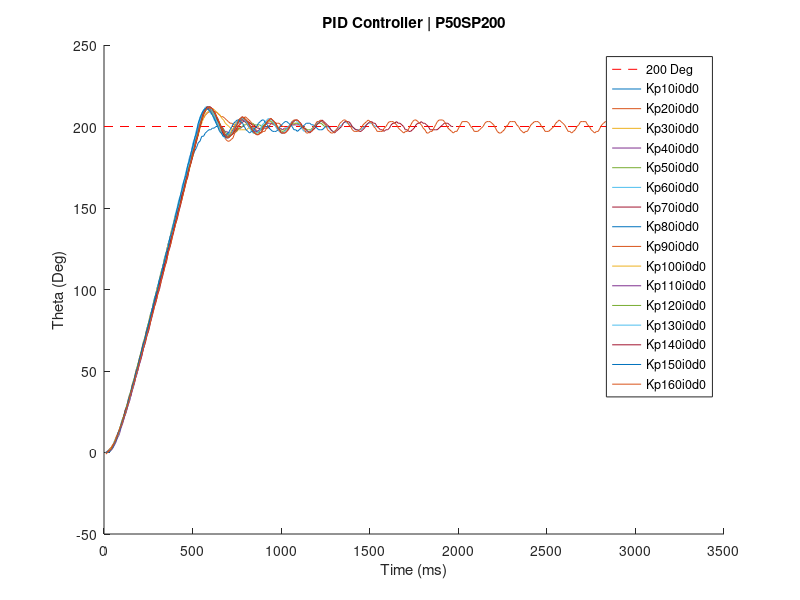

Recreate this plot in MATLAB.
 figure(1);
hold on;
xlabel('Time (ms)');
ylabel('Theta (Deg)');
title('PID Controller | P50SP200');
plot([0 3000], [200 200], 'r--');
Kp10i0d0 = [10.0, 0; 20.0, 1; 30.0, 1; 40.0, 3; 50.0, 4; 60.0, 7; 70.0, 9; 80.0, 12; 90.0, 15; 100.0, 19; 110.0, 22; 120.0, 26; 130.0, 29; 140.0, 34; 150.0, 36; 160.0, 41; 170.0, 44; 180.0, 50; 190.0, 53; 200.0, 58; 210.0, 61; 220.0, 66; 230.0, 70; 240.0, 75; 250.0, 78; 260.0, 83; 270.0, 87; 280.0, 92; 290.0, 96; 300.0, 101; 310.0, 104; 320.0, 109; 330.0, 113; 340.0, 118; 350.0, 122; 360.0, 127; 370.0, 130; 380.0, 135; 390.0, 138; 400.0, 144; 410.0, 147; 420.0, 152; 430.0, 155; 440.0, 160; 450.0, 164; 460.0, 168; 470.0, 171; 480.0, 176; 490.0, 178; 502.0, 182; 512.0, 185; 522.0, 187; 532.0, 190; 542.0, 191; 552.0, 194; 562.0, 194; 572.0, 196; 582.0, 197; 592.0, 198; 602.0, 198; 612.0, 199; 622.0, 199; 632.0, 200; 642.0, 200; ];
plot(Kp10i0d0(:,1),Kp10i0d0(:,2))
% y = max(Kp10i0d0(:,2));
% x = Kp10i0d0(find(Kp10i0d0(:,2) == max(y), 1, 'first'));
% text(x, y, 'Kp10i0d0');
% pause;

Kp20i0d0 = [10.0, 0; 20.0, 0; 30.0, 1; 42.0, 2; 52.0, 5; 62.0, 6; 72.0, 10; 82.0, 12; 92.0, 16; 102.0, 18; 112.0, 22; 122.0, 25; 132.0, 30; 142.0, 33; 152.0, 38; 162.0, 41; 172.0, 46; 182.0, 49; 192.0, 54; 210.0, 60; 242.0, 74; 262.0, 82; 272.0, 88; 282.0, 91; 292.0, 96; 302.0, 100; 312.0, 105; 322.0, 108; 332.0, 114; 342.0, 117; 352.0, 122; 362.0, 126; 372.0, 131; 382.0, 134; 392.0, 140; 402.0, 143; 412.0, 148; 422.0, 152; 432.0, 157; 442.0, 160; 452.0, 166; 462.0, 169; 472.0, 174; 482.0, 178; 492.0, 183; 502.0, 186; 512.0, 191; 522.0, 194; 532.0, 198; 542.0, 201; 552.0, 204; 562.0, 205; 572.0, 207; 582.0, 208; 592.0, 209; 602.0, 209; 612.0, 209; 622.0, 209; 632.0, 209; 642.0, 208; 652.0, 207; 662.0, 206; 672.0, 206; 682.0, 205; 692.0, 204; 702.0, 203; 712.0, 202; 722.0, 202; 732.0, 201; 742.0, 201; 752.0, 200; 762.0, 200; ];
plot(Kp20i0d0(:,1),Kp20i0d0(:,2))
% y = max(Kp20i0d0(:,2));
% x = Kp20i0d0(find(Kp20i0d0(:,2) == max(y), 1, 'first'));
% text(x, y, 'Kp20i0d0');
% pause;

Kp30i0d0 = [13.0, 0; 23.0, 0; 33.0, 1; 43.0, 2; 53.0, 4; 63.0, 6; 73.0, 9; 83.0, 11; 93.0, 15; 103.0, 18; 113.0, 22; 123.0, 24; 133.0, 29; 143.0, 32; 153.0, 37; 163.0, 40; 173.0, 45; 183.0, 48; 193.0, 53; 203.0, 57; 213.0, 62; 223.0, 65; 233.0, 70; 243.0, 74; 253.0, 79; 263.0, 82; 273.0, 87; 283.0, 90; 293.0, 96; 303.0, 99; 313.0, 104; 323.0, 107; 333.0, 112; 343.0, 116; 353.0, 121; 363.0, 124; 373.0, 129; 383.0, 132; 393.0, 137; 403.0, 140; 413.0, 146; 423.0, 149; 433.0, 154; 443.0, 157; 453.0, 162; 463.0, 166; 473.0, 171; 483.0, 174; 493.0, 179; 503.0, 182; 513.0, 188; 525.0, 192; 535.0, 196; 545.0, 200; 555.0, 203; 565.0, 206; 575.0, 208; 585.0, 209; 595.0, 210; 605.0, 211; 615.0, 211; 625.0, 210; 635.0, 209; 645.0, 208; 655.0, 207; 665.0, 205; 675.0, 204; 685.0, 202; 695.0, 201; 705.0, 200; 715.0, 199; 725.0, 198; 735.0, 198; 745.0, 198; 755.0, 198; 765.0, 198; 775.0, 198; 785.0, 198; 795.0, 198; 805.0, 198; 815.0, 199; 825.0, 199; 835.0, 199; 845.0, 199; 855.0, 199; 865.0, 200; 875.0, 200; ];
plot(Kp30i0d0(:,1),Kp30i0d0(:,2))
% y = max(Kp30i0d0(:,2));
% x = Kp30i0d0(find(Kp30i0d0(:,2) == max(y), 1, 'first'));
% text(x, y, 'Kp30i0d0');
% pause;

Kp40i0d0 = [11.0, 0; 21.0, 0; 31.0, 1; 42.0, 2; 52.0, 4; 62.0, 7; 72.0, 9; 82.0, 12; 92.0, 15; 102.0, 19; 112.0, 22; 122.0, 26; 132.0, 29; 142.0, 34; 152.0, 37; 162.0, 42; 172.0, 45; 182.0, 50; 192.0, 53; 202.0, 58; 212.0, 62; 222.0, 67; 232.0, 70; 242.0, 76; 252.0, 79; 262.0, 84; 272.0, 88; 282.0, 93; 292.0, 96; 302.0, 101; 312.0, 105; 322.0, 110; 332.0, 114; 342.0, 119; 352.0, 122; 362.0, 128; 372.0, 131; 382.0, 136; 392.0, 140; 402.0, 145; 412.0, 148; 422.0, 154; 432.0, 157; 442.0, 162; 452.0, 166; 462.0, 171; 472.0, 175; 482.0, 180; 492.0, 184; 502.0, 189; 512.0, 192; 522.0, 197; 532.0, 200; 542.0, 205; 552.0, 207; 562.0, 209; 572.0, 210; 582.0, 211; 592.0, 211; 602.0, 210; 612.0, 209; 622.0, 207; 632.0, 206; 642.0, 203; 652.0, 202; 662.0, 200; 672.0, 199; 682.0, 197; 692.0, 197; 702.0, 196; 712.0, 196; 722.0, 196; 732.0, 197; 742.0, 197; 752.0, 198; 762.0, 199; 772.0, 199; 782.0, 200; 792.0, 200; ];
plot(Kp40i0d0(:,1),Kp40i0d0(:,2))
% y = max(Kp40i0d0(:,2));
% x = Kp40i0d0(find(Kp40i0d0(:,2) == max(y), 1, 'first'));
% text(x, y, 'Kp40i0d0');
% pause;

Kp50i0d0 = [10.0, 0; 20.0, 0; 30.0, 1; 40.0, 2; 50.0, 4; 60.0, 6; 70.0, 9; 80.0, 12; 90.0, 14; 100.0, 18; 110.0, 21; 120.0, 25; 130.0, 29; 140.0, 33; 150.0, 36; 160.0, 41; 170.0, 44; 180.0, 49; 190.0, 52; 200.0, 57; 210.0, 61; 220.0, 65; 230.0, 69; 240.0, 74; 250.0, 77; 260.0, 82; 270.0, 85; 280.0, 90; 290.0, 93; 300.0, 98; 310.0, 102; 320.0, 107; 330.0, 110; 340.0, 115; 350.0, 118; 360.0, 123; 370.0, 127; 380.0, 132; 390.0, 135; 400.0, 140; 410.0, 144; 420.0, 149; 430.0, 152; 440.0, 157; 450.0, 161; 460.0, 166; 470.0, 169; 480.0, 174; 490.0, 178; 500.0, 183; 510.0, 187; 520.0, 192; 530.0, 195; 540.0, 200; 550.0, 203; 560.0, 207; 570.0, 209; 580.0, 211; 590.0, 211; 600.0, 211; 610.0, 210; 620.0, 208; 630.0, 207; 640.0, 205; 650.0, 203; 660.0, 200; 670.0, 199; 680.0, 197; 690.0, 196; 700.0, 195; 710.0, 195; 720.0, 195; 730.0, 196; 740.0, 197; 750.0, 197; 760.0, 199; 770.0, 199; 780.0, 200; 790.0, 201; 800.0, 201; 810.0, 202; 820.0, 202; 830.0, 202; 840.0, 202; 850.0, 201; 860.0, 201; 870.0, 201; 880.0, 201; 890.0, 200; 900.0, 200; ];
plot(Kp50i0d0(:,1),Kp50i0d0(:,2))
% y = max(Kp50i0d0(:,2));
% x = Kp50i0d0(find(Kp50i0d0(:,2) == max(y), 1, 'first'));
% text(x, y, 'Kp50i0d0');
% pause;

Kp60i0d0 = [10.0, 0; 20.0, 1; 30.0, 2; 42.0, 3; 52.0, 5; 62.0, 8; 72.0, 10; 82.0, 13; 92.0, 16; 102.0, 20; 112.0, 22; 122.0, 27; 132.0, 30; 142.0, 35; 152.0, 38; 162.0, 43; 172.0, 46; 182.0, 51; 192.0, 54; 202.0, 59; 212.0, 63; 222.0, 68; 232.0, 71; 242.0, 76; 252.0, 80; 262.0, 85; 272.0, 88; 282.0, 94; 292.0, 97; 302.0, 102; 312.0, 106; 322.0, 111; 332.0, 114; 342.0, 120; 352.0, 123; 362.0, 128; 372.0, 132; 382.0, 137; 392.0, 141; 402.0, 146; 412.0, 150; 422.0, 155; 432.0, 158; 442.0, 164; 452.0, 167; 462.0, 172; 472.0, 176; 482.0, 181; 492.0, 184; 502.0, 190; 512.0, 193; 522.0, 198; 532.0, 202; 542.0, 206; 552.0, 208; 562.0, 210; 572.0, 211; 582.0, 211; 592.0, 210; 602.0, 208; 612.0, 207; 622.0, 204; 632.0, 203; 642.0, 200; 652.0, 198; 662.0, 196; 672.0, 196; 682.0, 195; 692.0, 195; 702.0, 196; 712.0, 196; 722.0, 197; 732.0, 198; 742.0, 200; 752.0, 200; ];
plot(Kp60i0d0(:,1),Kp60i0d0(:,2))
% y = max(Kp60i0d0(:,2));
% x = Kp60i0d0(find(Kp60i0d0(:,2) == max(y), 1, 'first'));
% text(x, y, 'Kp60i0d0');
% pause;

Kp70i0d0 = [13.0, 0; 23.0, 1; 33.0, 1; 43.0, 3; 53.0, 4; 63.0, 7; 73.0, 9; 83.0, 12; 93.0, 15; 103.0, 18; 113.0, 21; 123.0, 25; 133.0, 28; 143.0, 33; 153.0, 35; 163.0, 40; 173.0, 43; 183.0, 48; 193.0, 51; 203.0, 56; 213.0, 59; 223.0, 64; 233.0, 67; 243.0, 72; 253.0, 75; 263.0, 80; 273.0, 84; 283.0, 89; 293.0, 92; 303.0, 97; 313.0, 100; 323.0, 105; 333.0, 109; 343.0, 114; 353.0, 117; 363.0, 123; 373.0, 126; 383.0, 131; 393.0, 135; 403.0, 140; 413.0, 143; 423.0, 148; 433.0, 152; 443.0, 157; 453.0, 161; 463.0, 166; 473.0, 169; 483.0, 175; 493.0, 178; 503.0, 183; 513.0, 187; 525.0, 192; 535.0, 197; 545.0, 201; 555.0, 205; 565.0, 208; 575.0, 210; 585.0, 211; 595.0, 212; 605.0, 211; 615.0, 210; 625.0, 209; 635.0, 206; 645.0, 204; 655.0, 201; 665.0, 199; 675.0, 197; 685.0, 195; 695.0, 194; 705.0, 194; 715.0, 195; 725.0, 195; 735.0, 197; 745.0, 198; 755.0, 200; 765.0, 201; 775.0, 202; 785.0, 203; 795.0, 203; 805.0, 203; 815.0, 203; 825.0, 202; 835.0, 201; 845.0, 201; 855.0, 200; 865.0, 199; 875.0, 199; 885.0, 198; 895.0, 198; 905.0, 199; 915.0, 199; 925.0, 199; 935.0, 200; 945.0, 200; ];
plot(Kp70i0d0(:,1),Kp70i0d0(:,2))
% y = max(Kp70i0d0(:,2));
% x = Kp70i0d0(find(Kp70i0d0(:,2) == max(y), 1, 'first'));
% text(x, y, 'Kp70i0d0');
% pause;

Kp80i0d0 = [12.0, 0; 22.0, 0; 32.0, 1; 42.0, 2; 52.0, 4; 62.0, 6; 72.0, 9; 82.0, 11; 92.0, 15; 102.0, 18; 112.0, 22; 122.0, 25; 139.0, 31; 149.0, 36; 159.0, 39; 169.0, 44; 179.0, 47; 189.0, 52; 199.0, 55; 209.0, 60; 219.0, 64; 229.0, 69; 239.0, 72; 249.0, 78; 259.0, 81; 269.0, 86; 279.0, 90; 289.0, 95; 299.0, 98; 309.0, 104; 319.0, 107; 329.0, 112; 339.0, 116; 349.0, 121; 359.0, 124; 369.0, 130; 379.0, 133; 389.0, 138; 399.0, 142; 409.0, 147; 419.0, 151; 429.0, 156; 439.0, 159; 449.0, 164; 459.0, 168; 469.0, 173; 479.0, 176; 489.0, 181; 499.0, 185; 509.0, 190; 519.0, 193; 529.0, 198; 539.0, 201; 549.0, 206; 559.0, 208; 569.0, 210; 579.0, 211; 589.0, 211; 599.0, 210; 609.0, 209; 619.0, 207; 629.0, 204; 639.0, 202; 649.0, 200; 659.0, 198; 669.0, 196; 679.0, 195; 689.0, 194; 699.0, 194; 709.0, 195; 719.0, 196; 729.0, 198; 739.0, 200; 749.0, 202; 759.0, 202; 769.0, 204; 779.0, 204; 789.0, 204; 799.0, 203; 809.0, 202; 819.0, 201; 829.0, 200; 839.0, 199; 849.0, 198; 859.0, 197; 869.0, 197; 879.0, 198; 889.0, 198; 899.0, 199; 909.0, 200; 919.0, 200; ];
plot(Kp80i0d0(:,1),Kp80i0d0(:,2))
% y = max(Kp80i0d0(:,2));
% x = Kp80i0d0(find(Kp80i0d0(:,2) == max(y), 1, 'first'));
% text(x, y, 'Kp80i0d0');
% pause;

Kp90i0d0 = [10.0, 0; 20.0, 0; 30.0, 2; 40.0, 3; 50.0, 5; 60.0, 6; 70.0, 10; 80.0, 12; 90.0, 15; 100.0, 18; 110.0, 22; 120.0, 25; 130.0, 29; 140.0, 32; 150.0, 36; 160.0, 40; 170.0, 44; 180.0, 48; 190.0, 52; 200.0, 56; 210.0, 60; 220.0, 64; 230.0, 69; 240.0, 72; 250.0, 77; 260.0, 81; 270.0, 86; 280.0, 89; 290.0, 94; 300.0, 98; 310.0, 103; 320.0, 106; 330.0, 112; 340.0, 115; 350.0, 120; 360.0, 124; 370.0, 129; 380.0, 132; 390.0, 138; 400.0, 141; 410.0, 146; 420.0, 150; 430.0, 155; 440.0, 159; 450.0, 164; 460.0, 168; 470.0, 173; 480.0, 176; 490.0, 182; 501.0, 185; 511.0, 190; 521.0, 194; 531.0, 199; 541.0, 202; 551.0, 207; 561.0, 209; 571.0, 211; 581.0, 212; 591.0, 212; 601.0, 212; 611.0, 210; 621.0, 209; 631.0, 206; 641.0, 204; 651.0, 201; 668.0, 197; 678.0, 194; 688.0, 192; 698.0, 191; 708.0, 191; 718.0, 192; 728.0, 193; 738.0, 196; 748.0, 197; 758.0, 200; 768.0, 202; 778.0, 204; 788.0, 205; 798.0, 206; 808.0, 205; 818.0, 204; 828.0, 203; 838.0, 201; 848.0, 199; 858.0, 198; 868.0, 197; 878.0, 196; 888.0, 196; 898.0, 197; 908.0, 197; 918.0, 199; 928.0, 200; 938.0, 201; 948.0, 202; 958.0, 202; 968.0, 202; 978.0, 202; 988.0, 202; 998.0, 201; 1008.0, 200; 1018.0, 200; ];
plot(Kp90i0d0(:,1),Kp90i0d0(:,2))
% y = max(Kp90i0d0(:,2));
% x = Kp90i0d0(find(Kp90i0d0(:,2) == max(y), 1, 'first'));
% text(x, y, 'Kp90i0d0');
% pause;

Kp100i0d0 = [10.0, 0; 20.0, 0; 30.0, 1; 40.0, 3; 50.0, 4; 60.0, 7; 70.0, 9; 80.0, 12; 90.0, 15; 100.0, 19; 110.0, 22; 120.0, 26; 130.0, 29; 140.0, 34; 150.0, 37; 160.0, 42; 170.0, 45; 180.0, 50; 190.0, 53; 200.0, 58; 210.0, 62; 220.0, 67; 230.0, 70; 240.0, 75; 250.0, 79; 260.0, 84; 270.0, 87; 280.0, 92; 290.0, 96; 300.0, 101; 310.0, 104; 320.0, 110; 330.0, 113; 340.0, 118; 350.0, 122; 360.0, 127; 370.0, 130; 380.0, 136; 390.0, 139; 400.0, 144; 410.0, 147; 420.0, 152; 430.0, 156; 440.0, 161; 450.0, 164; 460.0, 169; 470.0, 172; 480.0, 177; 490.0, 180; 501.0, 186; 511.0, 189; 521.0, 194; 531.0, 197; 541.0, 202; 551.0, 205; 561.0, 209; 571.0, 210; 581.0, 211; 591.0, 211; 601.0, 210; 611.0, 209; 621.0, 206; 631.0, 205; 641.0, 202; 651.0, 199; 661.0, 196; 671.0, 195; 681.0, 194; 691.0, 194; 701.0, 194; 711.0, 195; 721.0, 198; 731.0, 199; 741.0, 202; 751.0, 203; 761.0, 204; 771.0, 204; 781.0, 204; 791.0, 204; 801.0, 202; 811.0, 201; 821.0, 199; 831.0, 198; 841.0, 197; 851.0, 196; 861.0, 196; 871.0, 197; 881.0, 198; 891.0, 199; 901.0, 200; 911.0, 201; 921.0, 202; 931.0, 203; 941.0, 203; 951.0, 203; 961.0, 202; 971.0, 201; 981.0, 200; 991.0, 199; 1001.0, 198; 1011.0, 198; 1021.0, 198; 1031.0, 198; 1041.0, 199; 1051.0, 200; 1061.0, 201; 1071.0, 201; 1081.0, 202; 1091.0, 202; 1101.0, 201; 1111.0, 201; 1121.0, 200; 1131.0, 200; ];
plot(Kp100i0d0(:,1),Kp100i0d0(:,2))
% y = max(Kp100i0d0(:,2));
% x = Kp100i0d0(find(Kp100i0d0(:,2) == max(y), 1, 'first'));
% text(x, y, 'Kp100i0d0');
% pause;

Kp110i0d0 = [16.0, 0; 26.0, 0; 36.0, 1; 46.0, 2; 56.0, 4; 66.0, 6; 76.0, 9; 86.0, 11; 96.0, 15; 106.0, 18; 116.0, 22; 126.0, 25; 136.0, 29; 146.0, 32; 156.0, 37; 166.0, 40; 176.0, 45; 186.0, 48; 196.0, 53; 206.0, 56; 216.0, 61; 226.0, 65; 236.0, 70; 246.0, 73; 256.0, 78; 266.0, 82; 276.0, 87; 286.0, 91; 296.0, 96; 306.0, 99; 316.0, 104; 326.0, 108; 336.0, 113; 346.0, 117; 356.0, 122; 366.0, 125; 376.0, 131; 386.0, 134; 396.0, 139; 406.0, 143; 416.0, 148; 426.0, 151; 436.0, 157; 446.0, 160; 456.0, 165; 466.0, 169; 476.0, 174; 486.0, 178; 496.0, 183; 506.0, 187; 516.0, 192; 526.0, 195; 536.0, 201; 546.0, 204; 556.0, 208; 566.0, 210; 576.0, 211; 586.0, 211; 596.0, 211; 606.0, 210; 616.0, 209; 626.0, 207; 636.0, 204; 646.0, 202; 656.0, 199; 666.0, 197; 676.0, 195; 686.0, 194; 696.0, 194; 706.0, 194; 716.0, 195; 726.0, 197; 736.0, 199; 746.0, 201; 756.0, 203; 766.0, 204; 776.0, 204; 786.0, 204; 796.0, 203; 806.0, 202; 816.0, 200; 826.0, 199; 836.0, 198; 846.0, 197; 856.0, 197; 866.0, 197; 876.0, 198; 886.0, 199; 896.0, 200; 906.0, 201; 916.0, 202; 926.0, 202; 936.0, 202; 946.0, 202; 956.0, 201; 966.0, 201; 976.0, 199; 986.0, 199; 996.0, 199; 1008.0, 198; 1018.0, 199; 1028.0, 199; 1038.0, 199; 1048.0, 200; 1058.0, 201; 1068.0, 201; 1078.0, 201; 1088.0, 201; 1098.0, 201; 1108.0, 201; 1118.0, 200; 1128.0, 200; ];
plot(Kp110i0d0(:,1),Kp110i0d0(:,2))
% y = max(Kp110i0d0(:,2));
% x = Kp110i0d0(find(Kp110i0d0(:,2) == max(y), 1, 'first'));
% text(x, y, 'Kp110i0d0');
% pause;

Kp120i0d0 = [10.0, 0; 20.0, 0; 30.0, 1; 40.0, 2; 50.0, 4; 60.0, 6; 70.0, 9; 80.0, 11; 90.0, 15; 100.0, 18; 110.0, 22; 120.0, 25; 130.0, 29; 140.0, 32; 150.0, 37; 160.0, 40; 170.0, 45; 180.0, 48; 190.0, 54; 200.0, 57; 210.0, 62; 220.0, 65; 230.0, 70; 240.0, 74; 250.0, 79; 260.0, 82; 270.0, 87; 280.0, 91; 290.0, 96; 300.0, 99; 310.0, 104; 320.0, 108; 330.0, 113; 340.0, 116; 350.0, 121; 360.0, 124; 370.0, 129; 380.0, 132; 390.0, 138; 400.0, 141; 410.0, 146; 420.0, 149; 430.0, 154; 440.0, 158; 451.0, 162; 461.0, 168; 471.0, 171; 481.0, 176; 491.0, 179; 501.0, 184; 511.0, 188; 521.0, 193; 531.0, 196; 541.0, 201; 551.0, 205; 561.0, 208; 571.0, 210; 581.0, 212; 591.0, 212; 601.0, 211; 611.0, 210; 621.0, 208; 631.0, 206; 641.0, 203; 652.0, 201; 662.0, 198; 672.0, 196; 682.0, 194; 692.0, 193; 702.0, 194; 712.0, 194; 722.0, 196; 732.0, 197; 742.0, 200; 752.0, 202; 762.0, 204; 772.0, 205; 782.0, 205; 792.0, 205; 802.0, 204; 812.0, 202; 822.0, 200; 832.0, 198; 842.0, 196; 853.0, 196; 863.0, 196; 873.0, 196; 883.0, 198; 893.0, 200; 903.0, 201; 913.0, 202; 923.0, 203; 933.0, 204; 943.0, 203; 953.0, 202; 963.0, 201; 973.0, 200; 983.0, 199; 993.0, 198; 1003.0, 197; 1013.0, 197; 1023.0, 198; 1033.0, 199; 1043.0, 199; 1053.0, 201; 1066.0, 202; 1076.0, 202; 1086.0, 202; 1096.0, 202; 1106.0, 201; 1116.0, 200; 1126.0, 199; 1136.0, 199; 1146.0, 198; 1156.0, 198; 1166.0, 198; 1176.0, 199; 1186.0, 200; 1196.0, 201; 1206.0, 202; 1216.0, 202; 1226.0, 202; 1236.0, 201; 1246.0, 200; 1256.0, 200; ];
plot(Kp120i0d0(:,1),Kp120i0d0(:,2))
% y = max(Kp120i0d0(:,2));
% x = Kp120i0d0(find(Kp120i0d0(:,2) == max(y), 1, 'first'));
% text(x, y, 'Kp120i0d0');
% pause;

Kp130i0d0 = [13.0, 0; 23.0, 0; 33.0, 1; 43.0, 2; 53.0, 4; 63.0, 6; 73.0, 9; 83.0, 11; 93.0, 15; 103.0, 18; 113.0, 22; 123.0, 25; 133.0, 29; 143.0, 32; 153.0, 37; 163.0, 40; 173.0, 45; 183.0, 48; 193.0, 53; 203.0, 57; 213.0, 62; 223.0, 65; 233.0, 70; 243.0, 74; 253.0, 79; 263.0, 82; 273.0, 88; 283.0, 91; 293.0, 96; 303.0, 100; 313.0, 105; 323.0, 108; 333.0, 114; 343.0, 117; 353.0, 122; 363.0, 126; 373.0, 131; 383.0, 134; 393.0, 140; 403.0, 143; 413.0, 148; 423.0, 152; 433.0, 157; 443.0, 161; 453.0, 166; 463.0, 170; 473.0, 175; 483.0, 178; 493.0, 184; 503.0, 187; 513.0, 192; 523.0, 196; 533.0, 201; 543.0, 204; 553.0, 208; 563.0, 210; 573.0, 212; 583.0, 212; 593.0, 212; 603.0, 211; 613.0, 209; 623.0, 207; 633.0, 204; 643.0, 202; 653.0, 199; 663.0, 197; 673.0, 194; 683.0, 193; 693.0, 193; 703.0, 193; 713.0, 194; 723.0, 196; 733.0, 198; 743.0, 200; 753.0, 203; 763.0, 204; 773.0, 205; 783.0, 205; 793.0, 204; 803.0, 203; 813.0, 201; 823.0, 199; 833.0, 197; 843.0, 196; 853.0, 196; 863.0, 196; 873.0, 197; 883.0, 198; 893.0, 201; 903.0, 202; 919.0, 204; 929.0, 205; 939.0, 204; 949.0, 204; 959.0, 202; 969.0, 200; 979.0, 198; 989.0, 197; 999.0, 196; 1009.0, 196; 1019.0, 197; 1029.0, 198; 1039.0, 200; 1049.0, 201; 1059.0, 203; 1069.0, 203; 1079.0, 204; 1091.0, 203; 1101.0, 202; 1111.0, 200; 1121.0, 198; 1131.0, 197; 1141.0, 197; 1151.0, 197; 1161.0, 197; 1171.0, 198; 1181.0, 199; 1191.0, 201; 1201.0, 202; 1211.0, 203; 1221.0, 203; 1231.0, 203; 1241.0, 202; 1251.0, 201; 1261.0, 200; 1271.0, 199; 1281.0, 198; 1291.0, 197; 1301.0, 197; 1311.0, 198; 1321.0, 199; 1331.0, 200; 1341.0, 201; 1351.0, 202; 1361.0, 203; 1371.0, 202; 1381.0, 202; 1391.0, 201; 1401.0, 200; 1411.0, 199; 1421.0, 198; 1431.0, 198; 1441.0, 198; 1451.0, 198; 1461.0, 199; 1471.0, 200; 1481.0, 201; 1491.0, 202; 1501.0, 202; 1511.0, 202; 1521.0, 201; 1531.0, 200; 1541.0, 200; ];
plot(Kp130i0d0(:,1),Kp130i0d0(:,2))
% y = max(Kp130i0d0(:,2));
% x = Kp130i0d0(find(Kp130i0d0(:,2) == max(y), 1, 'first'));
% text(x, y, 'Kp130i0d0');
% pause;

Kp140i0d0 = [10.0, 0; 20.0, 0; 30.0, 1; 40.0, 2; 50.0, 4; 60.0, 6; 70.0, 8; 80.0, 12; 90.0, 14; 100.0, 18; 110.0, 21; 120.0, 26; 130.0, 28; 140.0, 33; 150.0, 36; 160.0, 41; 170.0, 44; 180.0, 49; 190.0, 52; 200.0, 57; 210.0, 61; 220.0, 66; 230.0, 69; 240.0, 74; 250.0, 77; 260.0, 82; 270.0, 85; 280.0, 90; 290.0, 94; 300.0, 98; 310.0, 102; 320.0, 107; 330.0, 110; 340.0, 115; 350.0, 118; 360.0, 124; 370.0, 127; 380.0, 132; 390.0, 135; 400.0, 140; 410.0, 144; 420.0, 149; 430.0, 152; 440.0, 158; 450.0, 161; 460.0, 166; 470.0, 170; 480.0, 174; 490.0, 178; 501.0, 183; 511.0, 187; 521.0, 192; 531.0, 195; 541.0, 200; 551.0, 204; 561.0, 208; 571.0, 210; 581.0, 212; 591.0, 212; 601.0, 212; 611.0, 211; 621.0, 209; 631.0, 207; 641.0, 204; 651.0, 202; 661.0, 199; 671.0, 196; 681.0, 194; 691.0, 193; 701.0, 193; 711.0, 194; 721.0, 195; 731.0, 196; 741.0, 199; 751.0, 201; 761.0, 204; 771.0, 205; 781.0, 206; 791.0, 205; 801.0, 204; 811.0, 203; 821.0, 201; 831.0, 199; 841.0, 197; 851.0, 196; 861.0, 195; 871.0, 195; 881.0, 196; 891.0, 197; 901.0, 200; 911.0, 201; 921.0, 203; 931.0, 204; 941.0, 205; 951.0, 204; 961.0, 203; 971.0, 202; 981.0, 199; 991.0, 198; 1001.0, 196; 1011.0, 196; 1021.0, 196; 1031.0, 197; 1041.0, 198; 1051.0, 200; 1061.0, 202; 1071.0, 203; 1081.0, 204; 1091.0, 204; 1101.0, 203; 1111.0, 202; 1121.0, 200; 1131.0, 199; 1141.0, 198; 1151.0, 197; 1161.0, 196; 1171.0, 197; 1181.0, 198; 1191.0, 199; 1201.0, 201; 1211.0, 202; 1221.0, 203; 1231.0, 204; 1241.0, 203; 1251.0, 202; 1261.0, 201; 1271.0, 200; 1281.0, 198; 1291.0, 197; 1301.0, 196; 1311.0, 197; 1321.0, 198; 1331.0, 199; 1341.0, 200; 1351.0, 202; 1361.0, 203; 1371.0, 203; 1381.0, 203; 1391.0, 202; 1401.0, 200; 1411.0, 199; 1421.0, 198; 1431.0, 198; 1441.0, 197; 1451.0, 197; 1461.0, 198; 1471.0, 199; 1481.0, 201; 1491.0, 202; 1501.0, 203; 1511.0, 203; 1521.0, 202; 1531.0, 202; 1541.0, 200; 1551.0, 199; 1561.0, 198; 1571.0, 198; 1581.0, 197; 1591.0, 198; 1601.0, 198; 1611.0, 199; 1621.0, 201; 1631.0, 202; 1641.0, 202; 1651.0, 203; 1661.0, 202; 1671.0, 202; 1681.0, 201; 1691.0, 200; 1701.0, 198; 1711.0, 198; 1721.0, 197; 1731.0, 197; 1741.0, 198; 1751.0, 199; 1761.0, 201; 1771.0, 202; 1781.0, 202; 1791.0, 203; 1801.0, 202; 1811.0, 202; 1821.0, 201; 1831.0, 200; 1841.0, 198; 1851.0, 198; 1861.0, 198; 1871.0, 198; 1881.0, 198; 1891.0, 199; 1901.0, 200; 1911.0, 201; 1921.0, 202; 1931.0, 202; 1941.0, 202; 1951.0, 201; 1961.0, 200; 1971.0, 200; ];
plot(Kp140i0d0(:,1),Kp140i0d0(:,2))
% y = max(Kp140i0d0(:,2));
% x = Kp140i0d0(find(Kp140i0d0(:,2) == max(y), 1, 'first'));
% text(x, y, 'Kp140i0d0');
% pause;

Kp150i0d0 = [10.0, 0; 20.0, 0; 30.0, 0; 40.0, 2; 50.0, 3; 60.0, 6; 70.0, 8; 80.0, 12; 90.0, 14; 100.0, 18; 110.0, 21; 120.0, 25; 130.0, 28; 140.0, 33; 150.0, 36; 160.0, 41; 170.0, 44; 180.0, 49; 190.0, 52; 200.0, 57; 210.0, 61; 220.0, 66; 230.0, 69; 240.0, 74; 250.0, 78; 272.0, 88; 282.0, 92; 292.0, 97; 302.0, 100; 312.0, 106; 322.0, 109; 332.0, 114; 342.0, 118; 352.0, 123; 362.0, 126; 372.0, 132; 382.0, 135; 392.0, 140; 402.0, 144; 412.0, 149; 422.0, 153; 432.0, 158; 442.0, 162; 452.0, 167; 462.0, 170; 472.0, 176; 482.0, 179; 492.0, 184; 502.0, 188; 512.0, 193; 522.0, 196; 532.0, 202; 542.0, 205; 552.0, 208; 562.0, 210; 572.0, 211; 582.0, 211; 592.0, 210; 602.0, 209; 612.0, 207; 622.0, 205; 632.0, 202; 642.0, 200; 652.0, 197; 662.0, 196; 672.0, 194; 682.0, 194; 692.0, 195; 702.0, 196; 712.0, 198; 722.0, 200; 732.0, 202; 742.0, 203; 752.0, 204; 762.0, 204; 772.0, 203; 782.0, 202; 792.0, 200; 802.0, 198; 812.0, 197; 822.0, 196; 832.0, 197; 842.0, 197; 852.0, 199; 862.0, 200; 872.0, 202; 882.0, 203; 892.0, 204; 902.0, 204; 912.0, 202; 922.0, 201; 932.0, 199; 942.0, 198; 952.0, 197; 962.0, 197; 972.0, 197; 982.0, 198; 992.0, 200; 1002.0, 201; 1012.0, 202; 1022.0, 203; 1032.0, 203; 1042.0, 202; 1052.0, 201; 1062.0, 200; 1072.0, 198; 1082.0, 198; 1092.0, 197; 1102.0, 198; 1112.0, 199; 1122.0, 200; 1132.0, 201; 1142.0, 202; 1152.0, 202; 1162.0, 202; 1172.0, 201; 1182.0, 201; 1192.0, 200; 1202.0, 199; 1212.0, 198; 1222.0, 198; 1232.0, 198; 1242.0, 199; 1252.0, 200; 1262.0, 200; ];
plot(Kp150i0d0(:,1),Kp150i0d0(:,2))
% y = max(Kp150i0d0(:,2));
% x = Kp150i0d0(find(Kp150i0d0(:,2) == max(y), 1, 'first'));
% text(x, y, 'Kp150i0d0');
% pause;

Kp160i0d0 = [10.0, -1; 20.0, 0; 30.0, 1; 40.0, 2; 50.0, 4; 60.0, 6; 70.0, 9; 80.0, 11; 90.0, 15; 100.0, 17; 110.0, 21; 120.0, 24; 130.0, 28; 140.0, 31; 150.0, 36; 160.0, 39; 170.0, 43; 180.0, 47; 190.0, 51; 200.0, 55; 210.0, 59; 220.0, 63; 230.0, 67; 240.0, 71; 250.0, 75; 260.0, 79; 270.0, 84; 280.0, 87; 290.0, 92; 300.0, 95; 310.0, 101; 320.0, 104; 330.0, 109; 340.0, 112; 350.0, 117; 360.0, 121; 370.0, 126; 380.0, 129; 390.0, 135; 400.0, 138; 410.0, 143; 420.0, 147; 430.0, 152; 440.0, 155; 450.0, 160; 460.0, 164; 470.0, 169; 480.0, 173; 490.0, 178; 502.0, 183; 512.0, 187; 522.0, 192; 532.0, 195; 542.0, 201; 552.0, 204; 562.0, 208; 572.0, 210; 582.0, 211; 592.0, 212; 602.0, 211; 612.0, 211; 622.0, 209; 632.0, 207; 642.0, 205; 652.0, 202; 662.0, 199; 672.0, 197; 682.0, 195; 692.0, 194; 702.0, 193; 712.0, 194; 722.0, 195; 732.0, 197; 742.0, 199; 752.0, 201; 762.0, 204; 772.0, 205; 782.0, 206; 792.0, 205; 802.0, 204; 812.0, 203; 822.0, 201; 832.0, 199; 842.0, 197; 852.0, 196; 862.0, 195; 872.0, 195; 882.0, 196; 892.0, 197; 902.0, 200; 912.0, 201; 922.0, 203; 932.0, 204; 942.0, 205; 952.0, 204; 962.0, 203; 972.0, 201; 982.0, 199; 992.0, 197; 1002.0, 196; 1012.0, 196; 1022.0, 196; 1032.0, 197; 1042.0, 199; 1052.0, 201; 1062.0, 203; 1072.0, 204; 1082.0, 204; 1092.0, 204; 1102.0, 203; 1112.0, 201; 1122.0, 199; 1132.0, 198; 1142.0, 196; 1152.0, 196; 1162.0, 197; 1172.0, 197; 1182.0, 199; 1192.0, 201; 1202.0, 203; 1212.0, 203; 1222.0, 204; 1232.0, 203; 1242.0, 202; 1252.0, 201; 1262.0, 198; 1272.0, 197; 1282.0, 196; 1292.0, 196; 1302.0, 197; 1312.0, 198; 1322.0, 200; 1332.0, 202; 1342.0, 203; 1352.0, 204; 1362.0, 204; 1372.0, 203; 1382.0, 201; 1392.0, 200; 1402.0, 198; 1412.0, 197; 1422.0, 197; 1432.0, 197; 1442.0, 198; 1452.0, 199; 1462.0, 201; 1472.0, 202; 1482.0, 203; 1492.0, 204; 1502.0, 203; 1512.0, 202; 1522.0, 200; 1532.0, 199; 1542.0, 197; 1552.0, 197; 1562.0, 197; 1572.0, 197; 1582.0, 199; 1592.0, 200; 1602.0, 202; 1612.0, 203; 1622.0, 203; 1632.0, 203; 1642.0, 202; 1652.0, 201; 1662.0, 199; 1672.0, 198; 1682.0, 197; 1692.0, 196; 1702.0, 197; 1712.0, 197; 1722.0, 199; 1732.0, 201; 1742.0, 203; 1752.0, 204; 1762.0, 204; 1772.0, 203; 1782.0, 202; 1792.0, 201; 1802.0, 199; 1812.0, 198; 1822.0, 196; 1832.0, 196; 1842.0, 197; 1852.0, 197; 1862.0, 199; 1872.0, 201; 1882.0, 203; 1892.0, 204; 1902.0, 204; 1912.0, 204; 1922.0, 203; 1932.0, 201; 1942.0, 199; 1952.0, 198; 1962.0, 197; 1972.0, 196; 1982.0, 197; 1992.0, 197; 2002.0, 199; 2012.0, 201; 2022.0, 203; 2032.0, 203; 2050.0, 203; 2060.0, 202; 2070.0, 200; 2080.0, 199; 2090.0, 197; 2100.0, 197; 2110.0, 197; 2120.0, 198; 2130.0, 199; 2140.0, 200; 2150.0, 202; 2160.0, 203; 2170.0, 203; 2180.0, 203; 2190.0, 202; 2200.0, 201; 2210.0, 199; 2220.0, 197; 2230.0, 196; 2240.0, 196; 2250.0, 197; 2260.0, 198; 2270.0, 200; 2280.0, 201; 2290.0, 203; 2300.0, 203; 2310.0, 203; 2320.0, 203; 2330.0, 201; 2340.0, 200; 2350.0, 198; 2360.0, 197; 2370.0, 196; 2380.0, 197; 2390.0, 197; 2400.0, 199; 2410.0, 201; 2420.0, 202; 2430.0, 203; 2440.0, 203; 2450.0, 203; 2460.0, 202; 2470.0, 200; 2480.0, 199; 2490.0, 197; 2500.0, 197; 2510.0, 197; 2520.0, 198; 2530.0, 199; 2540.0, 200; 2550.0, 202; 2560.0, 203; 2570.0, 204; 2580.0, 203; 2590.0, 202; 2600.0, 201; 2610.0, 199; 2620.0, 197; 2630.0, 197; 2640.0, 196; 2650.0, 197; 2660.0, 198; 2670.0, 200; 2680.0, 201; 2690.0, 203; 2700.0, 203; 2710.0, 203; 2720.0, 203; 2730.0, 201; 2740.0, 200; 2750.0, 198; 2760.0, 197; 2770.0, 196; 2780.0, 197; 2790.0, 197; 2800.0, 199; 2810.0, 201; 2820.0, 202; 2830.0, 203; 2840.0, 203; 2850.0, 203; 2860.0, 202; 2870.0, 200; 2880.0, 199; 2890.0, 197; 2900.0, 197; 2910.0, 197; 2920.0, 198; 2930.0, 199; 2940.0, 201; 2950.0, 202; 2960.0, 203; 2970.0, 203; 2980.0, 203; 2990.0, 202; 3000.0, 201; 3010.0, 198; ];
plot(Kp160i0d0(:,1),Kp160i0d0(:,2))
% y = max(Kp160i0d0(:,2));
% x = Kp160i0d0(find(Kp160i0d0(:,2) == max(y), 1, 'first'));
% text(x, y, 'Kp160i0d0');
% pause;

caseList = {'Kp10i0d0', 'Kp20i0d0', 'Kp30i0d0', 'Kp40i0d0', 'Kp50i0d0', 'Kp60i0d0', 'Kp70i0d0', 'Kp80i0d0', 'Kp90i0d0', 'Kp100i0d0', 'Kp110i0d0', 'Kp120i0d0', 'Kp130i0d0', 'Kp140i0d0', 'Kp150i0d0', 'Kp160i0d0'};
legend('200 Deg', caseList{1,:});

t = {Kp10i0d0, Kp20i0d0, Kp30i0d0, Kp40i0d0, Kp50i0d0, Kp60i0d0, Kp70i0d0, Kp80i0d0, Kp90i0d0, Kp100i0d0, Kp110i0d0, Kp120i0d0, Kp130i0d0, Kp140i0d0, Kp150i0d0, Kp160i0d0};